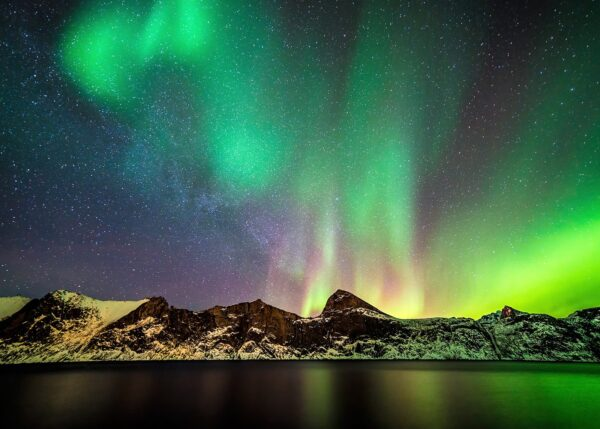
#> input picture python 3/sample.jpg, 600 x 429 px, found by its file name
$ python G.py
#> lines starting #> are read from the running program, lines starting #| are printed output that depends on the picture
from PIL import Image, ImageOps #importerer pil og Imageops
#henter bilde og ramme, resizer til rammen og deretter setter rammen bak bilde og lagrer med nytt navn.
def apply_polaroid_frame():
    img = Image.open('sample.jpg')
#> img is the input picture: PIL image 600x429 RGB; mean R, G, B 60.3, 96.4, 70.6
    img2 = Image.open('polaroid.png')
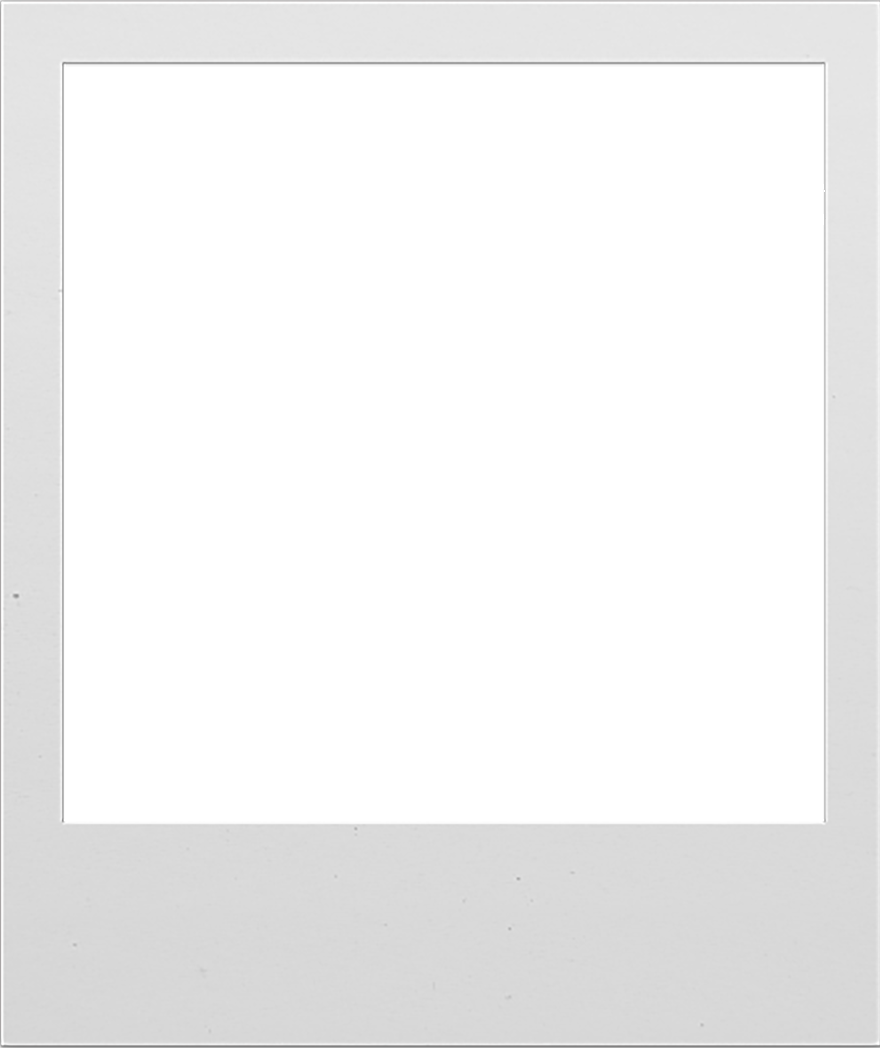
#> input picture python 3/polaroid.png, 880 x 1048 px, found by its file name
#> img2 is the input picture: PIL image 880x1048 RGBA; mean R, G, B, A 240.3, 240.3, 240.3, 95.1
    img1 = ImageOps.fit(img, size=(760, 760))
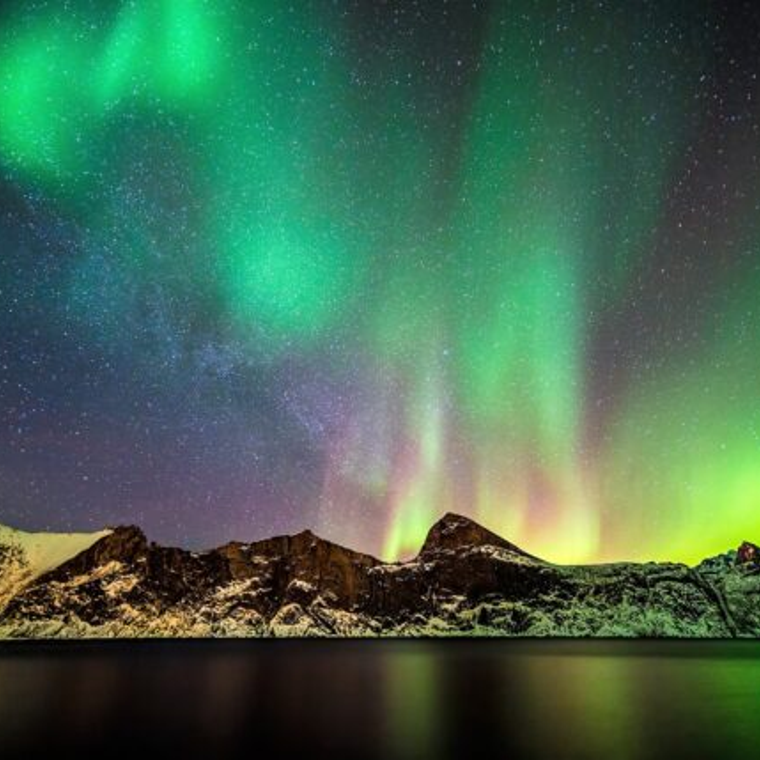
#> img1: PIL image 760x760 RGB; mean R, G, B 66.7, 102.3, 79.6
    img2.paste(img1, box=(64, 64))
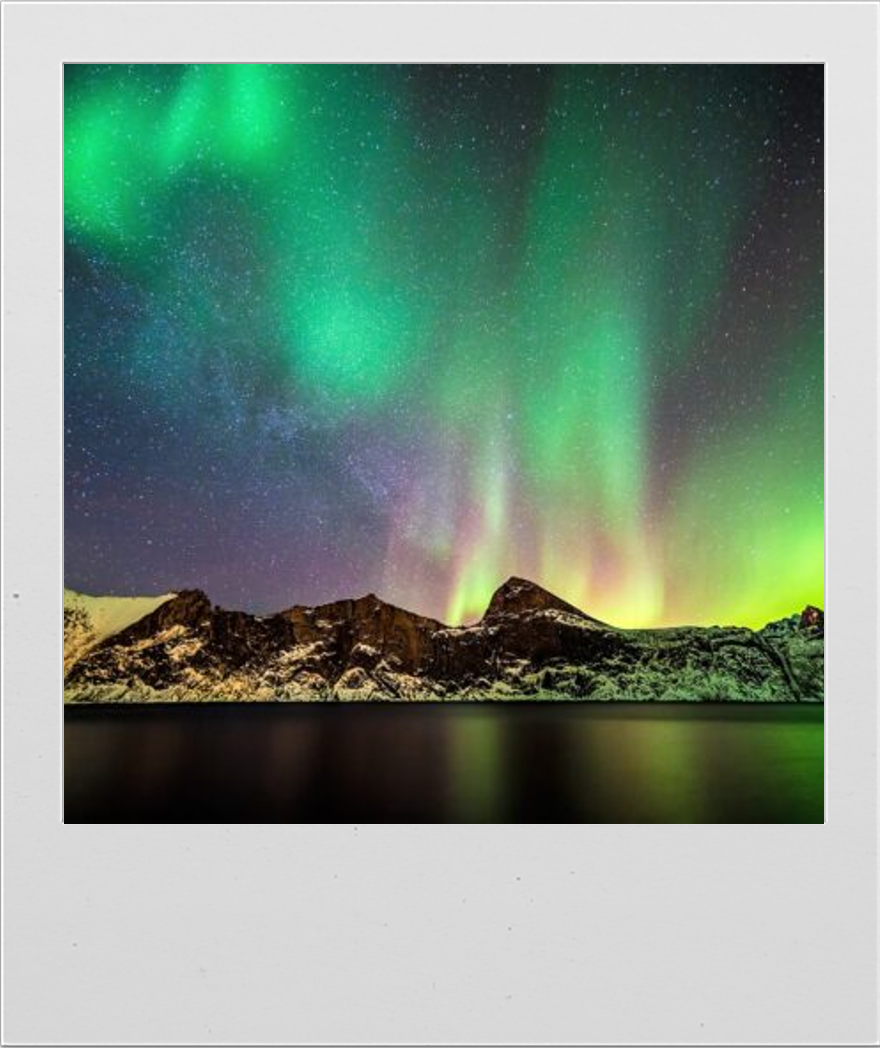
#> img2: PIL image 880x1048 RGBA; mean R, G, B, A 123.4, 145.7, 131.5, 254.4; transparent parts drawn white
    img2.save("polaroid-bilde.png")
apply_polaroid_frame()
